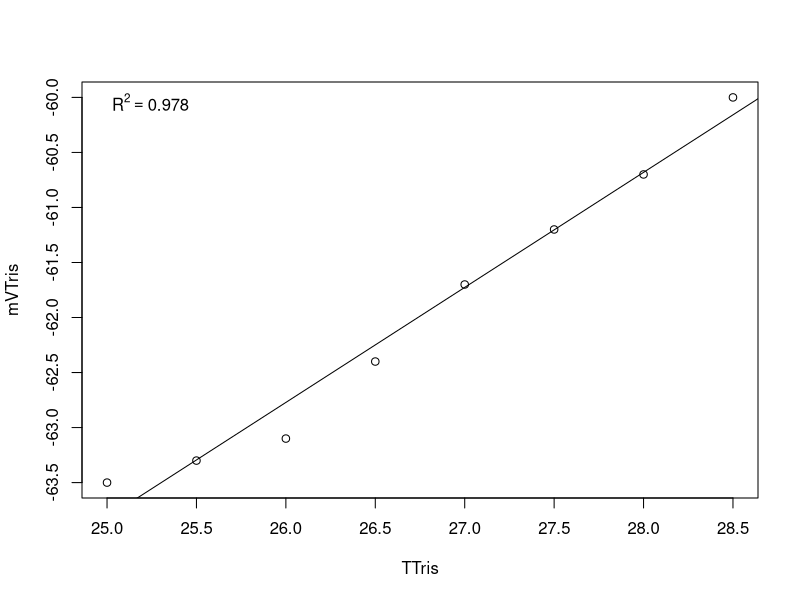

Recreate this plot in R.
# modified for personal Lenovo PC at PT Whitney summer 2019
# last modification on 20210621 by RB
setwd("/Users/laurenzane/Desktop/Putnam_Lab/CBLS_Wetlab/Data/tris_cal/") #set working directory
getwd()
Calib.Data <-read.table("20220919.csv", header=TRUE, sep=",", na.string="NA", as.is=TRUE) #reads in the data files
model <-lm(mVTris ~ TTris, data=Calib.Data) #runs a linear regression of mV as a function of temperature
coe <- coef(model) #extracts the coeffecients
R2<-summary(model)$r.squared
plot(mVTris ~ TTris, data=Calib.Data)
abline(lm(mVTris ~ TTris, data=Calib.Data))
legend('topleft', legend = bquote(R^2 == .(format(R2, digits = 3))), bty='n')
# make sure to export the figure


